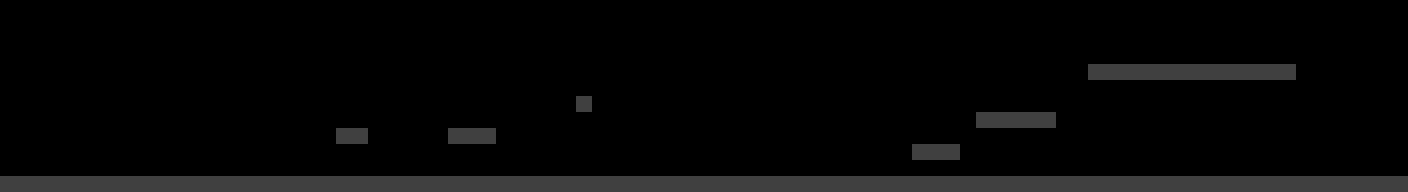

Rendered tile map (Tiled .tmx) drawn with the repository's tilesets; below, a short description and the map source with its tile grids summarised:
An orthogonal 88x12 tile map with 16x16 px tiles, 1 tile layer (Tile Layer 1) and 16 objects (8x wall, 6x enemy, flag, player).

<map version="1.2" tiledversion="1.2.2" orientation="orthogonal" renderorder="right-down" width="88" height="12" tilewidth="16" tileheight="16" infinite="0" nextlayerid="9" nextobjectid="30">
 <tileset firstgid="1" source="TileSet.tsx" />
 <layer id="7" name="Tile Layer 1" width="88" height="12">
  <data>[1056 cells, 990 non-empty, 2 distinct tile ids]</data>
 </layer>
 <objectgroup id="6" name="obstacles">
  <object id="2" name="wall" x="0" y="176" width="1408" height="16" />
  <object id="5" name="enemy" x="416" y="96" width="16" height="80" />
  <object id="7" name="wall" x="1392" y="0" width="16" height="176" />
  <object id="8" name="flag" x="1376" y="160" width="16" height="16" />
  <object id="9" name="enemy" x="240" y="144" width="16" height="16" />
  <object id="10" name="enemy" x="624" y="80" width="16" height="96" />
  <object id="11" name="enemy" x="816" y="144" width="16" height="32" />
  <object id="13" name="player" x="0" y="144" width="16" height="16" />
  <object id="16" name="wall" x="336" y="128" width="32" height="16" />
  <object id="18" name="wall" x="448" y="128" width="48" height="16" />
  <object id="19" name="wall" x="576" y="96" width="16" height="16" />
  <object id="21" name="enemy" x="720" y="144" width="16" height="16" />
  <object id="26" name="wall" x="976" y="112" width="80" height="16" />
  <object id="27" name="wall" x="912" y="144" width="48" height="16" />
  <object id="28" name="wall" x="1088" y="64" width="208" height="16" />
  <object id="29" name="enemy" x="1344" y="80" width="16" height="80" />
 </objectgroup>
</map>
